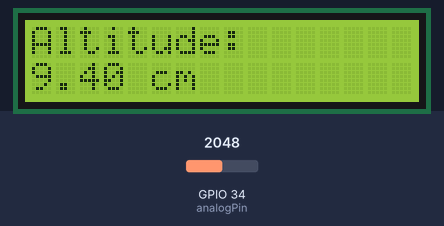
Simulated run of this sketch. Board: ESP32. On the bench: 16×2 character LCD. Inputs (shaded band) come from the test bench; at power-on: GPIO 34 (analogPin) = 2048 (analog values on the 0–4095 scale). Nothing arrives over Bluetooth unless stated; what the sketch prints to the serial monitor is not drawn.

Above: at 2.2 s.
2.3 s: GPIO 34 (analogPin) set to 2866
At 3.3 s:
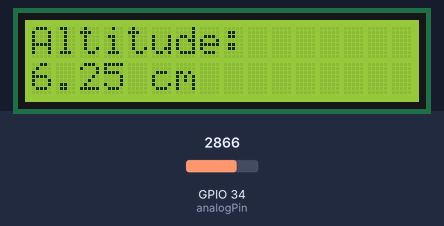
3.8 s: GPIO 34 (analogPin) set to 3603
At 4.1 s:
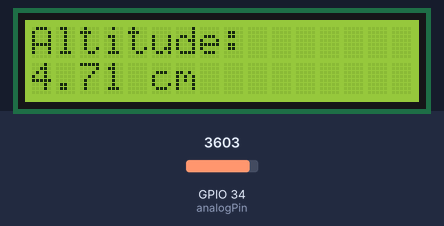
5.3 s: GPIO 34 (analogPin) set to 4095
At 5.8 s:
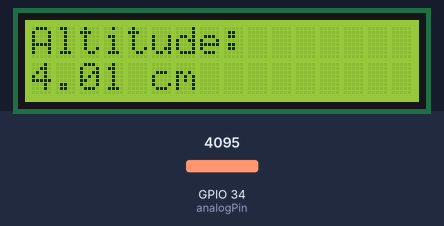
Timing chart, 0 to 8.3 s (numbered marks = the images above; inputs shaded):
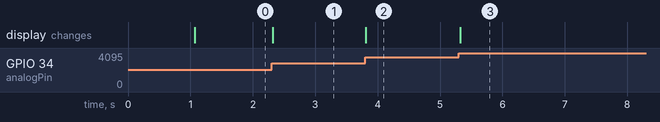

The sketch:

sensor_read.ino
```cpp
// ESP32 IR Sensor Distance Calculator
#include <LiquidCrystal.h>
#include "BluetoothSerial.h"
const int analogPin = 34;
const int resolution = 4095;
const float refVoltage = 3.3;
const int rs = 13, en = 14, d4 = 25, d5 = 26, d6 = 27, d7 = 33;
LiquidCrystal lcd(rs, en, d4, d5, d6, d7);

BluetoothSerial SerialBT;

void setup() {

  Serial.begin(115200);
  // start bluetooth
  SerialBT.begin("Drone_Telemetry");


  analogReadResolution(12);
  lcd.begin(16, 2);
  lcd.clear();
  lcd.print("System Booting..");
  delay(1000);
}

void loop() {
  //  Read the raw digital value from the pin
  int rawADC = analogRead(analogPin);

  // Prevent division by zero or errors if the sensor is completely covered
  if(rawADC == 0) {
    rawADC = 1;
  }

  // Convert the raw digital value back into the voltage measured at the pin
  float measuredVoltage = (rawADC / (float)resolution) * refVoltage;

  // Reverse the 2/3 voltage divider effect by multiplying by 1.5
  float trueSensorVoltage = measuredVoltage * 1.5;


  // Formula: d = 27.86 * V^(-1.15) - 0.42
  float distance = 27.86 * pow(trueSensorVoltage, -1.15) - 0.42;

  lcd.setCursor(0, 0);
  lcd.print("Altitude:       ");
  lcd.setCursor(0, 1);
  lcd.print(distance);
  lcd.print(" cm       ");

  // Send the final distance value over the USB cable
  Serial.println(distance);
  SerialBT.println(distance);

  // Wait 20 milliseconds (runs the loop at 50Hz)
  delay(20);
}
```

Measured:
- after the input at 2.3 s, the display: changes at once (image 1)
- after the input at 3.8 s, the display: changes at once (image 2)
- after the input at 5.3 s, the display: changes at once (image 3)
